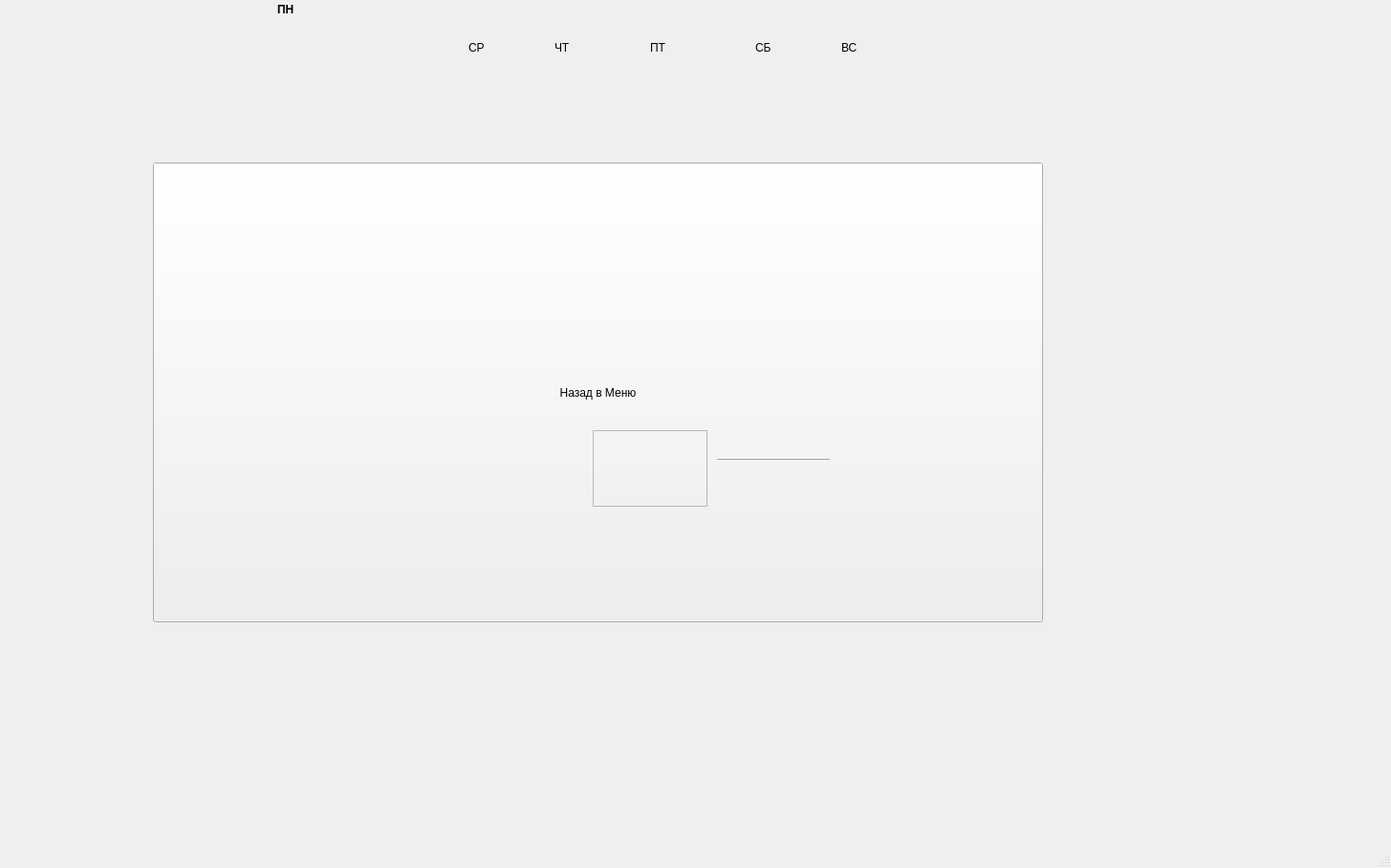
<?xml version="1.0" encoding="UTF-8"?>
<ui version="4.0">
 <class>ScheduleWindow</class>
 <widget class="QMainWindow" name="ScheduleWindow">
  <property name="geometry">
   <rect>
    <x>0</x>
    <y>0</y>
    <width>1455</width>
    <height>908</height>
   </rect>
  </property>
  <property name="windowTitle">
   <string>MainWindow</string>
  </property>
  <widget class="QWidget" name="centralwidget">
   <widget class="QTableWidget" name="tableWidget">
    <property name="geometry">
     <rect>
      <x>240</x>
      <y>370</y>
      <width>641</width>
      <height>141</height>
     </rect>
    </property>
    <property name="rowCount">
     <number>6</number>
    </property>
    <property name="columnCount">
     <number>7</number>
    </property>
    <attribute name="horizontalHeaderVisible">
     <bool>false</bool>
    </attribute>
    <attribute name="horizontalHeaderCascadingSectionResizes">
     <bool>false</bool>
    </attribute>
    <attribute name="horizontalHeaderHighlightSections">
     <bool>false</bool>
    </attribute>
    <attribute name="horizontalHeaderShowSortIndicator" stdset="0">
     <bool>false</bool>
    </attribute>
    <attribute name="horizontalHeaderStretchLastSection">
     <bool>false</bool>
    </attribute>
    <attribute name="verticalHeaderVisible">
     <bool>false</bool>
    </attribute>
    <row/>
    <row/>
    <row/>
    <row/>
    <row/>
    <row/>
    <column/>
    <column/>
    <column/>
    <column/>
    <column/>
    <column/>
    <column/>
   </widget>
   <widget class="QLabel" name="MD">
    <property name="geometry">
     <rect>
      <x>290</x>
      <y>0</y>
      <width>63</width>
      <height>20</height>
     </rect>
    </property>
    <property name="font">
     <font>
      <bold>true</bold>
     </font>
    </property>
    <property name="text">
     <string>ПН</string>
    </property>
   </widget>
   <widget class="QLabel" name="MD_2">
    <property name="geometry">
     <rect>
      <x>540</x>
      <y>400</y>
      <width>63</width>
      <height>20</height>
     </rect>
    </property>
    <property name="text">
     <string>ВТ</string>
    </property>
   </widget>
   <widget class="QLabel" name="MD_3">
    <property name="geometry">
     <rect>
      <x>490</x>
      <y>40</y>
      <width>63</width>
      <height>20</height>
     </rect>
    </property>
    <property name="text">
     <string>СР</string>
    </property>
   </widget>
   <widget class="QLabel" name="MD_4">
    <property name="geometry">
     <rect>
      <x>580</x>
      <y>40</y>
      <width>63</width>
      <height>20</height>
     </rect>
    </property>
    <property name="text">
     <string>ЧТ</string>
    </property>
   </widget>
   <widget class="QLabel" name="MD_5">
    <property name="geometry">
     <rect>
      <x>680</x>
      <y>40</y>
      <width>63</width>
      <height>20</height>
     </rect>
    </property>
    <property name="text">
     <string>ПТ</string>
    </property>
   </widget>
   <widget class="QLabel" name="MD_6">
    <property name="geometry">
     <rect>
      <x>790</x>
      <y>40</y>
      <width>63</width>
      <height>20</height>
     </rect>
    </property>
    <property name="text">
     <string>СБ</string>
    </property>
   </widget>
   <widget class="QLabel" name="MD_7">
    <property name="geometry">
     <rect>
      <x>880</x>
      <y>40</y>
      <width>63</width>
      <height>20</height>
     </rect>
    </property>
    <property name="text">
     <string>ВС</string>
    </property>
   </widget>
   <widget class="QPushButton" name="backButton">
    <property name="geometry">
     <rect>
      <x>160</x>
      <y>170</y>
      <width>931</width>
      <height>481</height>
     </rect>
    </property>
    <property name="text">
     <string>Назад в Меню</string>
    </property>
   </widget>
   <widget class="QFrame" name="frame">
    <property name="geometry">
     <rect>
      <x>620</x>
      <y>450</y>
      <width>120</width>
      <height>80</height>
     </rect>
    </property>
    <property name="frameShape">
     <enum>QFrame::Shape::StyledPanel</enum>
    </property>
    <property name="frameShadow">
     <enum>QFrame::Shadow::Raised</enum>
    </property>
   </widget>
   <widget class="Line" name="line">
    <property name="geometry">
     <rect>
      <x>750</x>
      <y>480</y>
      <width>118</width>
      <height>3</height>
     </rect>
    </property>
    <property name="orientation">
     <enum>Qt::Orientation::Horizontal</enum>
    </property>
   </widget>
  </widget>
  <widget class="QMenuBar" name="menubar">
   <property name="geometry">
    <rect>
     <x>0</x>
     <y>0</y>
     <width>1455</width>
     <height>26</height>
    </rect>
   </property>
  </widget>
  <widget class="QStatusBar" name="statusbar"/>
  <action name="actionCloseMen">
   <property name="text">
    <string>CloseMen</string>
   </property>
  </action>
  <action name="switchToMainAction">
   <property name="text">
    <string>Меню</string>
   </property>
  </action>
 </widget>
 <resources/>
 <connections/>
</ui>
